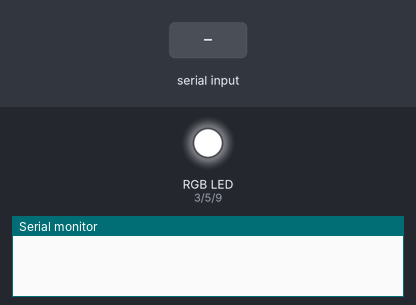
Simulated run of this sketch. Board: Arduino Uno, built with avr-gcc and run on an emulated ATmega328P. On the bench: an RGB LED mixed from three pins (HIGH = lit), the last lines printed to the serial monitor. The test bench sets the inputs (shaded band).

Above: at 1.2 s.
1.3 s: "r" received over Serial
At 2.5 s:
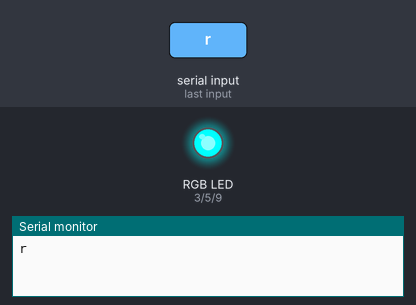
2.8 s: "g" received over Serial
At 3.7 s:
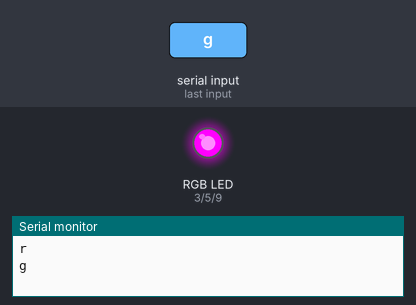
4.3 s: "b" received over Serial
At 4.8 s:
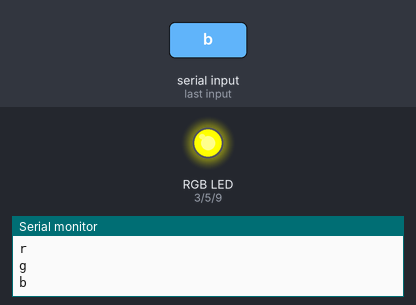
5.8 s: "o" received over Serial
At 7.0 s:
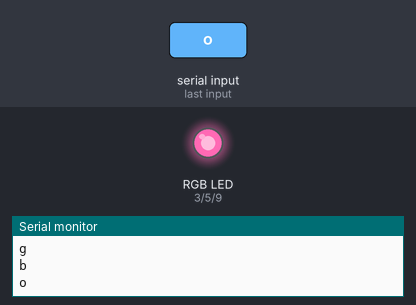
7.3 s: "n" received over Serial
At 8.3 s:
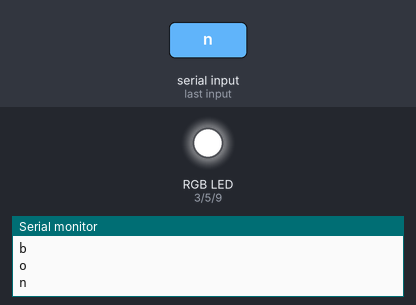
8.8 s: "v" received over Serial
At 9.4 s:
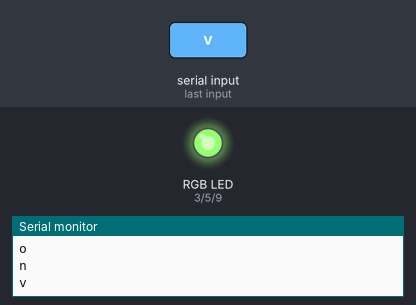
Timing chart, 0 to 11.3 s (numbered marks = the images above; inputs shaded):
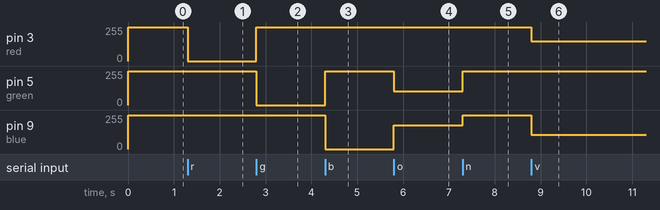

Measured:
- after the input at 1.3 s, pin 3 (red): 255/255 → 0/255 at once
- after the input at 2.8 s, pin 3 (red): 0/255 → 255/255 at once; pin 5 (green): 255/255 → 0/255 at once
- after the input at 4.3 s, pin 5 (green): 0/255 → 255/255 at once; pin 9 (blue): 255/255 → 0/255 at once
- after the input at 5.8 s, pin 5 (green): 255/255 → 105/255 at once; pin 9 (blue): 0/255 → 180/255 at once
- after the input at 7.3 s, pin 5 (green): 105/255 → 255/255 at once; pin 9 (blue): 180/255 → 255/255 at once
- after the input at 8.8 s, pin 3 (red): 255/255 → 148/255 at once; pin 9 (blue): 255/255 → 107/255 at once

The sketch:

MAIN_LED_FIX.ino
```cpp
/* RGB LED strip with arduino and Android App bluetooth connection
 *  http://www.electronoobs.com
 *
ARDUINO       RGB
  3          RED
  5          GREEN
  9          BLUE

Bluetooth HC-06 module and Arduino
ARDUINO    Bluetooth HC-06
 0 (RX)       TX
 1 (TX)       RX
 5V           VCC
 GND          GND
 */
///////////////////////////////pre upload ERROR////////////////////////////////////
//#error delete this line after you make sure that the Tx and Rx pin are disconnected
//Tx and Rx pins of the HC06 module should not be connected while we upload the
//"Sketch" to the arduino. The code won't be upload if the pins are connected
///////////////////////////////////////////////////////////////////////////////////
char color=0; //store the received byte here

//define the RGB pind
int red = 3;
int green = 5;
int blue = 9;

char received;

void setup()  {
  Serial.begin(9600);     //Start the serial comunication for the bluetooth module
  pinMode(red, OUTPUT);   //Red color pwm pin defined as output
  pinMode(green, OUTPUT); //Green color pwm pin defined as output
  pinMode(blue, OUTPUT);  //Blue color pwm pin defined as output

  //Give first value of the PWM 0, we start with the RGB LEDs off
  analogWrite(red,255);
  analogWrite(green,255);
  analogWrite(blue,255);

 }

void loop()  {

  if(Serial.available()>0){
    // read the bluetoot data and store it
    color = Serial.read();
    char Rec = char(color);
    if (Rec != '0')
    {
    Serial.println(Rec); //This is to visualise the received character on the serial monitor
    }
  }

  //LEDs off
  if (color == 'n')
  {
    analogWrite(red,255);
    analogWrite(green,255);
    analogWrite(blue,255);
  }
  //White
  if (color == 'w')
  {
    analogWrite(red,255);
    analogWrite(green,255);
    analogWrite(blue,255);
  }
  //Red
  if (color == 'r')
  {
    analogWrite(red,0);
    analogWrite(green,255);
    analogWrite(blue,255);
  }
  //Green
  if (color == 'g')
  {
    analogWrite(red,255);
    analogWrite(green,0);
    analogWrite(blue,255);
  }
  //Blue
  if (color == 'b')
  {
    analogWrite(red,255);
    analogWrite(green,255);
    analogWrite(blue,0);
  }
  //Red
  if (color == 'o')
  {
    analogWrite(red,255);
    analogWrite(green,105);
    analogWrite(blue,180);
  }
  //Violet
  if (color == 'v')
  {
    analogWrite(red,148);
    analogWrite(green,255);
    analogWrite(blue,107);
  }
  //Pink
  if (color == 'c')
  {
    analogWrite(red,255);
    analogWrite(green,192);
    analogWrite(blue,203);
  }
  //Yellow
  if (color == 'y')
  {
    analogWrite(red,0);
    analogWrite(green,51);
    analogWrite(blue,255);
  }
}
```
